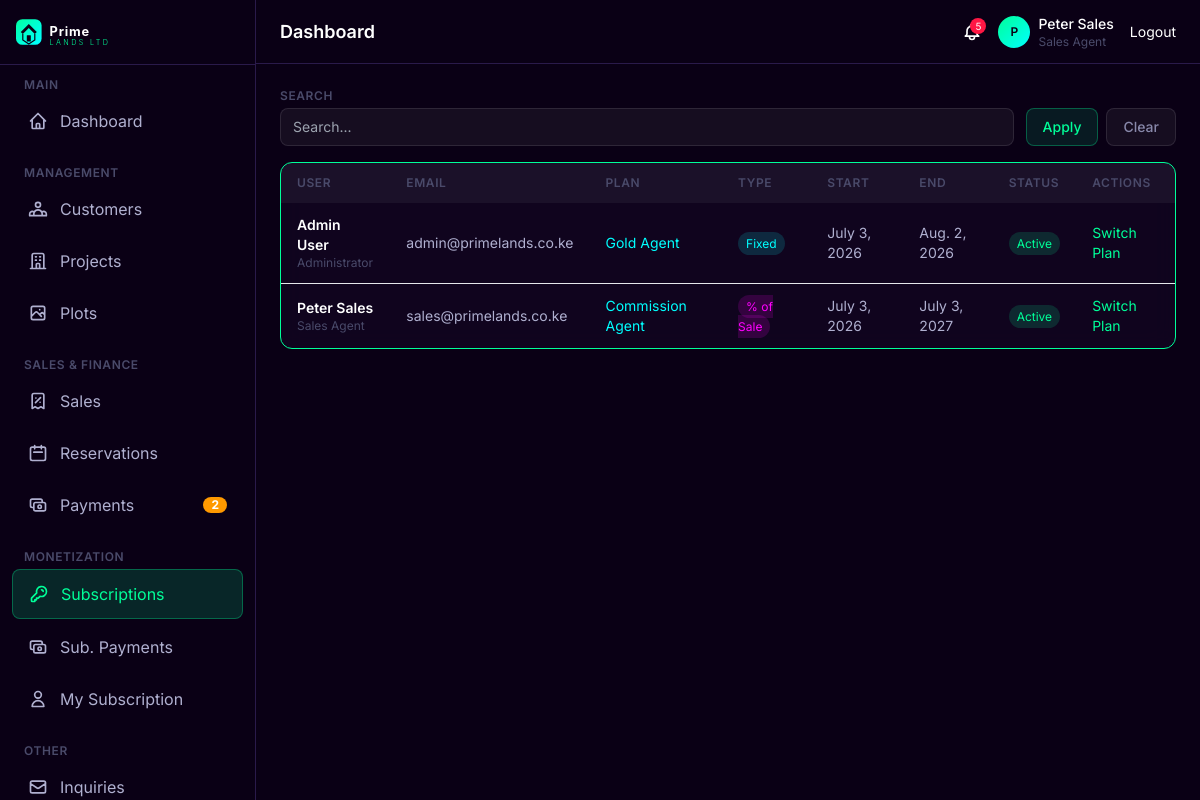
/subscriptions/ (signed in), run on an earlier commit of the app's database.
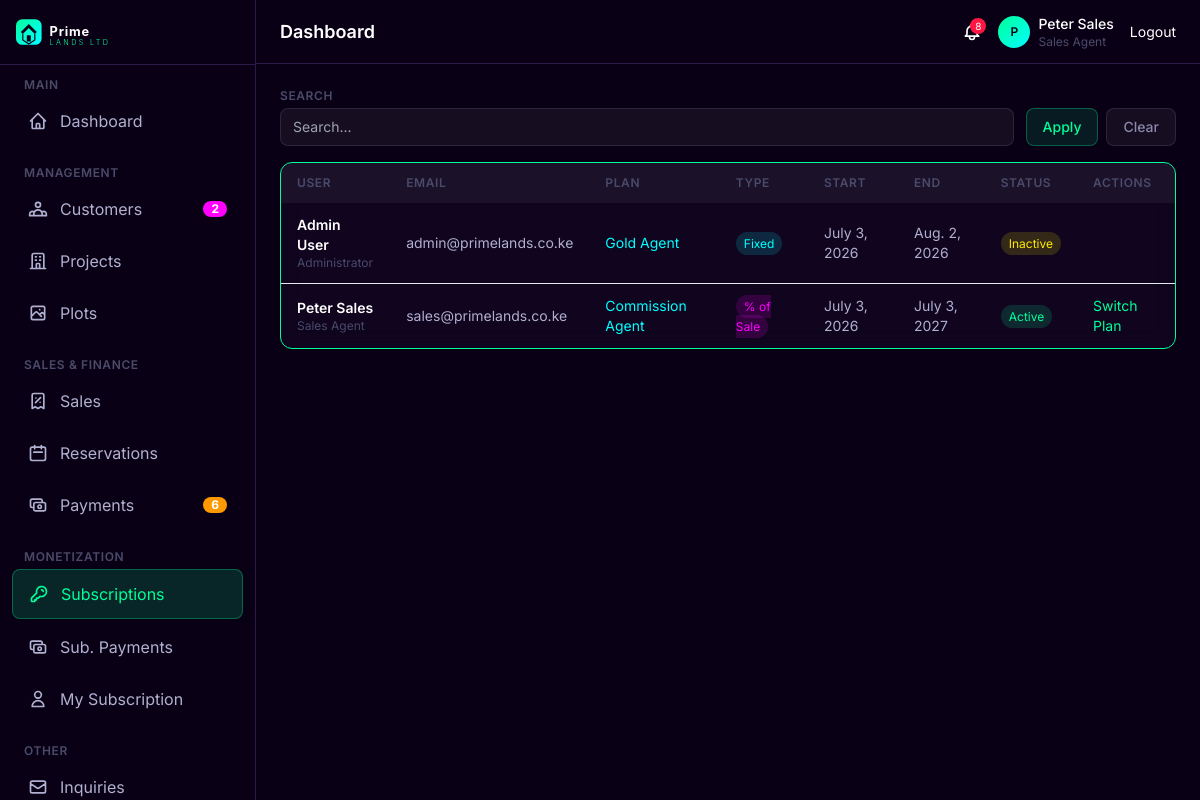
And on a later commit of the database.
### apps/subscriptions/models.py (models this page shows, shortened)
class Subscription(models.Model):
    user = models.ForeignKey(User, on_delete=models.CASCADE, related_name='subscriptions')
    plan = models.ForeignKey(SubscriptionPlan, on_delete=models.SET_NULL, null=True, related_name='subscriptions')
    start_date = models.DateField(default=timezone.now)
    end_date = models.DateField()
    is_active = models.BooleanField(default=True)
    auto_renew = models.BooleanField(default=False)
    notes = models.TextField(blank=True)
    created_at = models.DateTimeField(auto_now_add=True)
    updated_at = models.DateTimeField(auto_now=True)
    class Meta:
        ordering = ['-end_date']
        constraints = [
            models.UniqueConstraint(
                fields=['user', 'is_active'],
                condition=models.Q(is_active=True),
                name='unique_active_subscription_per_user'
            )
        ]
    @property
    def is_expired(self):
        return self.end_date < timezone.now().date()

class SubscriptionPlan(models.Model):
    PLAN_TYPE = [
        ('fixed', 'Fixed Monthly Fee'),
        ('percentage', 'Percentage of Sales'),
    ]
    name = models.CharField(max_length=100)
    description = models.TextField(blank=True)
    plan_type = models.CharField(max_length=20, choices=PLAN_TYPE, default='fixed')
    price = models.DecimalField(max_digits=10, decimal_places=2, default=0, help_text="Monthly price (for fixed plans)")
    commission_percentage = models.DecimalField(max_digits=5, decimal_places=2, default=0,
                                                help_text="Platform commission % per sale (for percentage plans)")
    duration_days = models.IntegerField(default=30, help_text="Duration in days")
    is_active = models.BooleanField(default=True)
    created_at = models.DateTimeField(auto_now_add=True)
    class Meta:
        ordering = ['price']

### apps/accounts/models.py (models this page shows, shortened)
class User(AbstractUser):
    class Role(models.TextChoices):
        SUPER_ADMIN = 'super_admin', 'Super Admin'
        ADMINISTRATOR = 'administrator', 'Administrator'
        FINANCE_OFFICER = 'finance_officer', 'Finance Officer'
        SALES_AGENT = 'sales_agent', 'Sales Agent'
        CUSTOMER_CARE = 'customer_care', 'Customer Care'
        CUSTOMER = 'customer', 'Customer'
    role = models.CharField(max_length=20, choices=Role.choices, default=Role.CUSTOMER)
    phone = models.CharField(max_length=20, blank=True)
    is_verified = models.BooleanField(default=False)
    def is_staff_or_above(self):
        return self.role in [self.Role.SUPER_ADMIN, self.Role.ADMINISTRATOR,
                             self.Role.FINANCE_OFFICER, self.Role.SALES_AGENT,
                             self.Role.CUSTOMER_CARE]

### apps/subscriptions/views.py (the view)
# urls.py: path('', views.subscription_list, name='subscription_list'),
@login_required
@staff_required
def subscription_list(request):
    from apps.core.utils import get_sortable_context
    subs = Subscription.objects.select_related('user', 'plan').all()
    ctx = get_sortable_context(request, subs, default_sort='-start_date',
                               allowed_fields=['user__username', 'plan__name', 'start_date', 'end_date', 'is_active'],
                               search_fields=['user__username', 'user__email', 'plan__name', 'notes'])
    return render(request, 'subscriptions/subscription_list.html', ctx)

### apps/core/utils.py (called while the page is built, shortened)
def sort_queryset(queryset, request, default_sort='-created_at', allowed_fields=None):
    sort_field = request.GET.get('sort', '')
    order = request.GET.get('order', '')
    if not sort_field:
        sort_field = default_sort
        sort_field_clean = sort_field.lstrip('-')
    return queryset.order_by(sort_field), sort_field_clean, order

def paginate(queryset, request, per_page=15):
    page = request.GET.get('page', 1)
    paginator = Paginator(queryset, per_page)
    page_obj = paginator.get_page(page)
    return page_obj, paginator

def build_search_filter(queryset, request, fields):
    search = request.GET.get('search', '').strip()
    if search:
        q_objects = Q()
        for field in fields:
            q_objects |= Q(**{f'{field}__icontains': search})
        queryset = queryset.filter(q_objects)
    return queryset, search

### apps/website/context_processors.py (called while the page is built)
def website_settings(request):
    settings = CompanySetting.objects.first()
    return {'company': settings}

### templates/subscriptions/subscription_list.html (shortened to what this page needs)
{% extends 'base_admin.html' %}
{% load static %}
{% block content %}
{% include 'components/filter_bar.html' with title='Subscriptions' %}
<div class="glassmorphism rounded-xl overflow-hidden glow-border">
    <table class="w-full">
        <thead>
            <tr style="background: rgba(255,255,255,0.05);">
                <th class="px-4 py-3 text-left text-xs font-semibold uppercase tracking-wider" style="color: #4a4a6a;">User</th>
                <th class="px-4 py-3 text-left text-xs font-semibold uppercase tracking-wider" style="color: #4a4a6a;">Email</th>
                <th class="px-4 py-3 text-left text-xs font-semibold uppercase tracking-wider" style="color: #4a4a6a;">Plan</th>
                <th class="px-4 py-3 text-left text-xs font-semibold uppercase tracking-wider" style="color: #4a4a6a;">Type</th>
                <th class="px-4 py-3 text-left text-xs font-semibold uppercase tracking-wider" style="color: #4a4a6a;">Start</th>
                <th class="px-4 py-3 text-left text-xs font-semibold uppercase tracking-wider" style="color: #4a4a6a;">End</th>
                <th class="px-4 py-3 text-left text-xs font-semibold uppercase tracking-wider" style="color: #4a4a6a;">Status</th>
                <th class="px-4 py-3 text-left text-xs font-semibold uppercase tracking-wider" style="color: #4a4a6a;">Actions</th>
            </tr>
        </thead>
        <tbody class="divide-y" style="border-color: #2a1a4a;">
            {% for sub in page_obj %}
            <tr class="hover:bg-white/5 transition">
                <td class="px-4 py-3">
                    <p class="text-sm font-semibold text-white">{{ sub.user.get_full_name|default:sub.user.username }}</p>
                    <p class="text-xs" style="color: #4a4a6a;">{{ sub.user.get_role_display }}</p>
                </td>
                <td class="px-4 py-3 text-sm" style="color: #b0b0d0;">{{ sub.user.email }}</td>
                <td class="px-4 py-3 text-sm" style="color: #00ffff;">{{ sub.plan.name|default:'—' }}</td>
                <td class="px-4 py-3 text-sm">
                    {% if sub.plan and sub.plan.plan_type == 'percentage' %}
                    <span class="px-2 py-1 text-xs rounded-full" style="background: rgba(255,0,255,0.15); color: #ff00ff;">% of Sale</span>
                    {% else %}
                    <span class="px-2 py-1 text-xs rounded-full" style="background: rgba(0,255,255,0.15); color: #00ffff;">Fixed</span>
                    {% endif %}
                </td>
                <td class="px-4 py-3 text-sm" style="color: #b0b0d0;">{{ sub.start_date }}</td>
                <td class="px-4 py-3 text-sm" style="color: #b0b0d0;">{{ sub.end_date }}</td>
                <td class="px-4 py-3 text-sm">
                    {% if sub.is_expired %}
                    <span class="px-2 py-1 text-xs rounded-full" style="background: rgba(255,23,68,0.15); color: #ff1744;">Expired</span>
                    {% elif sub.is_active %}
                    <span class="px-2 py-1 text-xs rounded-full" style="background: rgba(0,255,153,0.15); color: #00ff99;">Active</span>
                    {% else %}
                    <span class="px-2 py-1 text-xs rounded-full" style="background: rgba(255,255,0,0.15); color: #ffea00;">Inactive</span>
                    {% endif %}
                </td>
                <td class="px-4 py-3 text-sm">
                    {% if sub.is_active %}
                    <a href="{% url 'subscriptions:subscription_switch' sub.pk %}" class="text-sm" style="color: #00ff99;">Switch Plan</a>
                    {% endif %}
                </td>
            </tr>
            {% empty %}
            <tr><td colspan="8" class="px-4 py-8 text-center" style="color: #4a4a6a;">No subscriptions yet.</td></tr>
            {% endfor %}
        </tbody>
    </table>
</div>
{% endblock %}

### templates/components/admin_topbar.html (shortened to what this page needs)
<header class="h-16 flex-shrink-0 border-b flex items-center justify-between px-4 lg:px-6" style="background: #0a0015; border-color: #2a1a4a;">
    <div class="flex items-center gap-3">
        <div>
            <h1 class="text-lg font-semibold text-white">{% block page_title %}Dashboard{% endblock %}</h1>
        </div>
    </div>
    <div class="flex items-center gap-4">
        <a href="{% url 'notifications:notification_list' %}" class="relative text-muted-foreground hover:text-white transition">
            {% if unread_count > 0 %}
            <span class="absolute -top-1 -right-1 w-4 h-4 bg-destructive rounded-full text-xs flex items-center justify-center" style="background: #ff1744; color: white; font-size: 10px;">{{ unread_count }}</span>
            {% endif %}
        </a>
        <div class="flex items-center gap-2 text-sm">
            <div class="w-8 h-8 rounded-full" style="background: linear-gradient(135deg, #00ff99, #00ffff); display: flex; align-items: center; justify-content: center;">
                <span class="text-xs font-semibold" style="color: #0a0015;">{{ user.first_name|first|default:user.username|first|upper }}</span>
            </div>
            <div class="hidden md:block">
                <p class="text-white text-sm font-medium">{{ user.get_full_name|default:user.username }}</p>
                <p class="text-xs" style="color: #4a4a6a;">{{ user.get_role_display }}</p>
            </div>
        </div>
        <a href="{% url 'accounts:logout' %}" class="text-sm text-muted-foreground hover:text-white transition">Logout</a>
    </div>
</header>

What changed in the data, as far as the page shows it:
changed Subscription "Aug. 2, 2026": is_active "Active Switch Plan" → "Inactive"
Also different on the page:
{{ pending_verification_count }}: (not shown) → "2"
{{ pending_payment_count }}: "2" → "6"
{{ unread_count }}: "5" → "8"
